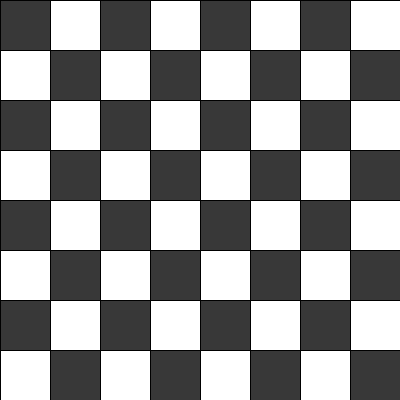
Frame 1 (no input)
Frame 60 (the mouse pressed at the canvas centre just before this capture): identical to frame 1, image omitted
Frame 120 (the mouse held since frame 60 and released just before this capture): identical to frame 1, image omitted

The Processing sketch that drew this single still picture (run headless with seeded random() and noise(); from frame 60 on, the mouse is pressed at the canvas centre):

// Processing sketch: processing_51306
// ── processing_51306.pde

//checker board
void setup(){
 size(400, 400);
 smooth();
 strokeWeight(1);
 stroke(0);
 }

 void draw() {
  for(int y = 0; y <=400; y = y+50){
  for(int x = 0; x <=400; x = x+50) {
   
    //% stands for modulo, allows for odd numbers
   if((y+x)%20==0) {
     fill(56); }
    
    rect(x, y, 50, 50);
    fill(255);
  }
  }
 }
